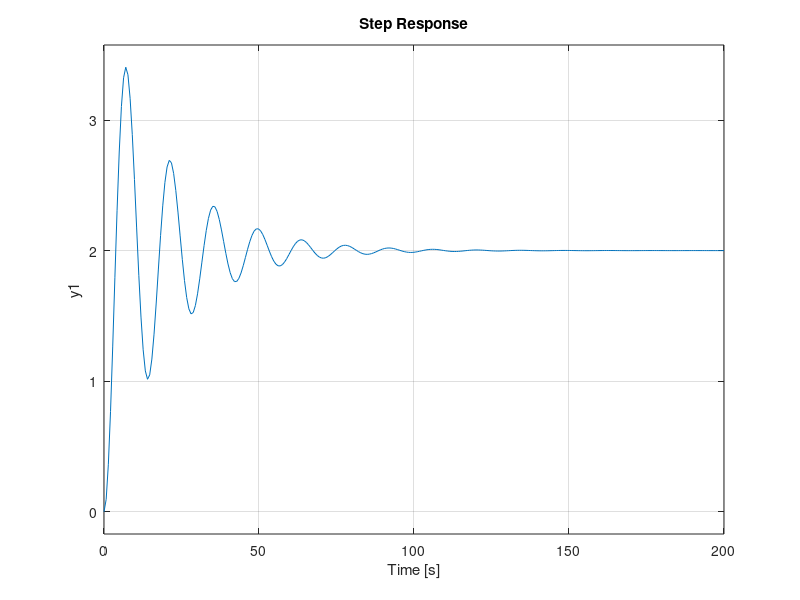
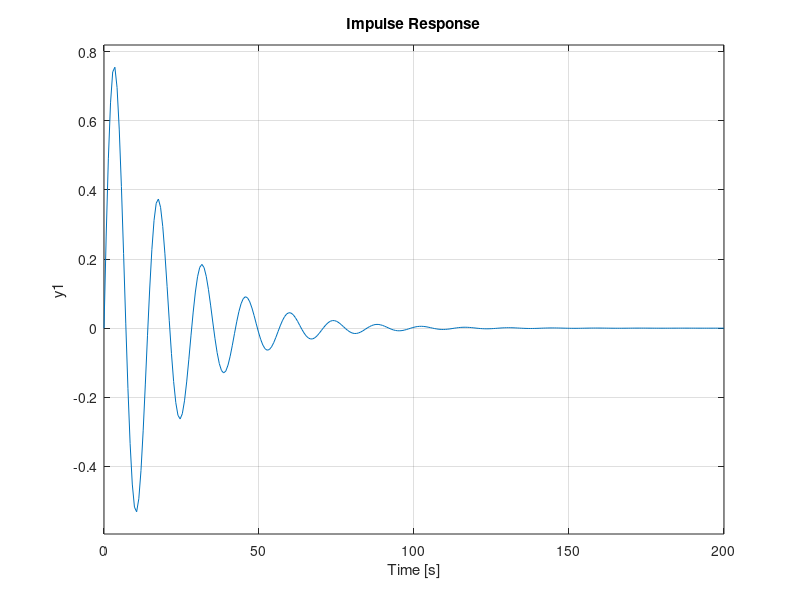
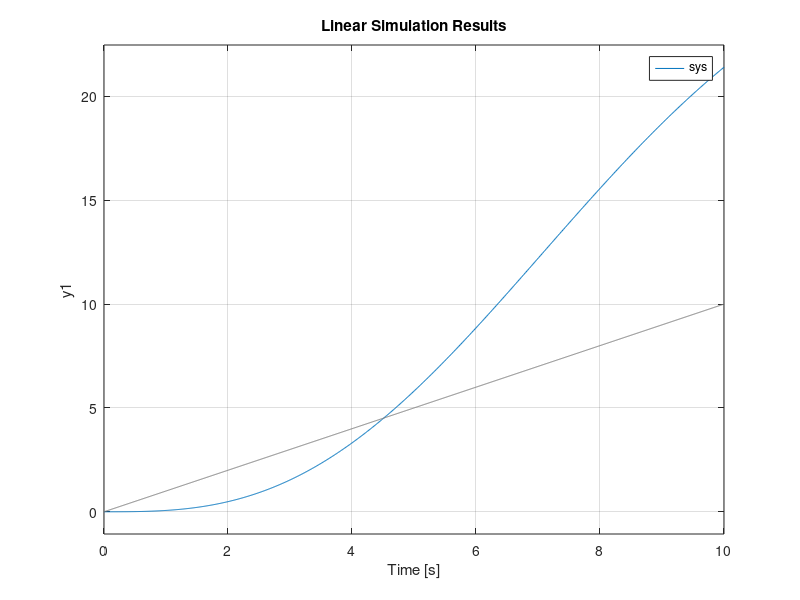

Recreate these plots in MATLAB, in order. (Note: this script raises an error after producing the figures.)
m = 5; % Mass in kg
b = 0.5; % Damping constant in N·s/m
k = 1.0; % Spring constant in N/m

num = [2]; % Since the force F = 2N is the input, it becomes the numerator.
den = [m b k]; % Denominator of the transfer function based on m, b, and k.

sys = tf(num, den); % Create a transfer function model.

% For plotting responses
figure;
step(sys); % Plots the step response of the system.
figure;
impulse(sys); % Plots the impulse response of the system.
figure;
t = 0:0.01:10; % Time vector for ramp input.
u = t; % Ramp input.
lsim(sys, u, t); % Plots the response to the ramp input.

% For step response characteristics
info = stepinfo(sys);